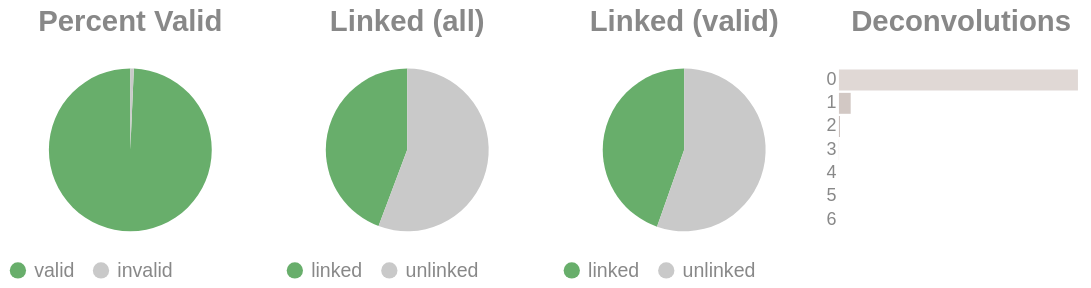

Source (notebook cell):
### Code cell
if SKIPLR:
    pass
else:
    clash = Counter()
    for i in valids['molecule'].to_list():
        _mol = i.split("-")
        if len(_mol) == 1:
            clash.update('0')
        else:
            clash.update(_mol[-1])

    _d = {"deconvolutions": [], 'count': []}
    for k,v in clash.items():
        _d['deconvolutions'].append(k)
        _d['count'].append(v)

    tot_valid = valids['reads'].sum()
    mask = valids['reads'] >= 2
    n_linked_reads = valids.filter(mask)['reads'].sum()
    if n_linked_reads == 0:
        print_html("No linked molecules (>=2 reads) were detected; skipping linked-only distributions.")
        SKIPLR = True
    else:
        perc_valid = round(tot_valid / n_reads, 4)
        linked_perc_abs = round(n_linked_reads / n_reads, 4)
        linked_perc = round(n_linked_reads / tot_valid, 4)

    _valid = pl.DataFrame({"valids": ['valid', 'invalid'], "count": [tot_valid, n_reads - tot_valid]})
    _linked_abs = pl.DataFrame({"linked (absolute)": ['linked', 'unlinked'], "count": [n_linked_reads, n_reads - n_linked_reads]})
    _linked_rel = pl.DataFrame({"linked (valids)": ['linked', 'unlinked'], "count": [n_linked_reads, tot_valid - n_linked_reads]})

    (
        alt.hconcat(
            piechart(_valid, goodval = 'valid', title = "Percent Valid"),
            piechart(_linked_abs, goodval = "linked", title =  "Linked (all)"),
            piechart(_linked_rel, goodval = "linked", title =  "Linked (valid)"),
            convolutionbar(pl.DataFrame(_d), title = "Deconvolutions"),
            center = True,
            bounds = 'flush'
        )
        .resolve_scale(color='independent')
        .resolve_legend('independent')
        .properties(usermeta={'embedOptions': {"actions": False}})
    ).display()

### Figure 1 — Vega-Lite specification as saved in the notebook (floating-point values rounded to 4 significant figures)
{"width": "container", "height": 400, "config": {"title": {"anchor": "start", "dy": -15, "fontSize": 18, "color": "#888888", "subtitleColor": "#888888", "subtitleFontSize": 14}, "arc": {"fill": "#0072B2"}, "axis": {"domainColor": "#888888", "domainWidth": 0.5, "gridWidth": 0.2, "grid": false, "titleFontWeight": 400, "titleFontSize": 15, "labelFontSize": 11, "labelColor": "#888888", "tickColor": "#888888", "tickWidth": 0.2, "titleColor": "#888888"}, "axisBand": {"grid": false}, "axisX": {"grid": true, "tickSize": 10, "domainCap": "round"}, "axisY": {"domain": false, "grid": true, "tickSize": 0, "domainCap": "round"}, "background": "transparent", "header": {"labelFontSize": 15, "labelColor": "#888888", "titleFontSize": 15, "titleFontWeight": 600, "titleColor": "#888888"}, "legend": {"labelFont": "sans-serif", "labelFontSize": 12, "labelColor": "#888888", "symbolSize": 100, "symbolType": "circle", "titleFontSize": 12, "titlePadding": 10, "titleColor": "#888888", "title": null}, "range": {"category": ["#E69F00", "#56B4E9", "#009E73", "#F0E442", "#0072B2", "#D55E00", "#CC79A7", "#000000"], "diverging": ["#cfe8f3", "#a2d4ec", "#73bfe2", "#46abdb", "#1696d2", "#12719e"]}, "area": {"fill": "#0072B2", "fillOpacity": 0.7, "line": true, "strokeOpacity": 0.7}, "line": {"color": "#0072B2", "stroke": "#0072B2", "strokeWidth": 2}, "trail": {"color": "#0072B2", "stroke": "#0072B2", "strokeWidth": 0, "size": 1}, "point": {"filled": true, "fillOpacity": 1.0, "size": 95}, "text": {"color": "#888888", "fontSize": 11, "align": "right", "fontWeight": 400, "size": 11}, "bar": {"fill": "#0072B2", "stroke": null}, "view": {"stroke": null, "continuousWidth": 660, "continuousHeight": 400}}, "hconcat": [{"data": {"name": "data-57e9013467c5eff73d90100dc6033971"}, "mark": {"type": "arc"}, "encoding": {"color": {"field": "valids", "legend": {"orient": "bottom", "title": null}, "scale": {"domain": ["valid", "invalid"], "range": ["#68ae6b", "#C9C9C9"]}, "title": "Valids", "type": "nominal"}, "theta": {"field": "count", "type": "quantitative"}, "tooltip": [{"field": "valids", "title": "Valids", "type": "ordinal"}, {"field": "percent", "format": ".2%", "title": "Percent", "type": "quantitative"}, {"field": "count", "title": "Count", "type": "quantitative"}]}, "height": 100, "title": {"text": "Percent Valid", "align": "center", "anchor": "middle"}, "transform": [{"calculate": "datum.count / 10021057", "as": "percent"}], "width": 150}, {"data": {"name": "data-7653142079727205ff43f82c7e9674ce"}, "mark": {"type": "arc"}, "encoding": {"color": {"field": "linked (absolute)", "legend": {"orient": "bottom", "title": null}, "scale": {"domain": ["linked", "unlinked"], "range": ["#68ae6b", "#C9C9C9"]}, "title": "Linked (Absolute)", "type": "nominal"}, "theta": {"field": "count", "type": "quantitative"}, "tooltip": [{"field": "linked (absolute)", "title": "Linked (Absolute)", "type": "ordinal"}, {"field": "percent", "format": ".2%", "title": "Percent", "type": "quantitative"}, {"field": "count", "title": "Count", "type": "quantitative"}]}, "height": 100, "title": {"text": "Linked (all)", "align": "center", "anchor": "middle"}, "transform": [{"calculate": "datum.count / 10021057", "as": "percent"}], "width": 150}, {"data": {"name": "data-67584a6f188862613988f4869065b1fe"}, "mark": {"type": "arc"}, "encoding": {"color": {"field": "linked (valids)", "legend": {"orient": "bottom", "title": null}, "scale": {"domain": ["linked", "unlinked"], "range": ["#68ae6b", "#C9C9C9"]}, "title": "Linked (Valids)", "type": "nominal"}, "theta": {"field": "count", "type": "quantitative"}, "tooltip": [{"field": "linked (valids)", "title": "Linked (Valids)", "type": "ordinal"}, {"field": "percent", "format": ".2%", "title": "Percent", "type": "quantitative"}, {"field": "count", "title": "Count", "type": "quantitative"}]}, "height": 100, "title": {"text": "Linked (valid)", "align": "center", "anchor": "middle"}, "transform": [{"calculate": "datum.count / 9951762", "as": "percent"}], "width": 150}, {"data": {"name": "data-77f3c8100ae5f8b6febb925dadd173c0"}, "mark": {"type": "bar"}, "encoding": {"color": {"field": "deconvolutions", "legend": null, "scale": {"scheme": "lightgreyred"}, "type": "nominal"}, "tooltip": [{"field": "deconvolutions", "title": "Deconvolutions", "type": "ordinal"}, {"field": "percent", "format": ".2%", "title": "Percent", "type": "quantitative"}, {"field": "count", "title": "Count", "type": "quantitative"}], "x": {"axis": null, "field": "count", "type": "quantitative"}, "y": {"field": "deconvolutions", "sort": "ascending", "title": null, "type": "nominal"}}, "height": 100, "title": {"text": "Deconvolutions", "align": "center", "anchor": "middle"}, "transform": [{"calculate": "datum.count / 7213494", "as": "percent"}], "width": 150}], "bounds": "flush", "center": true, "resolve": {"legend": {"angle": "independent"}, "scale": {"color": "independent"}}, "usermeta": {"embedOptions": {"actions": false}}, "$schema": "https://vega.github.io/schema/vega-lite/v6.1.0.json", "datasets": {"data-57e9013467c5eff73d90100dc6033971": [{"valids": "valid", "count": 9951762}, {"valids": "invalid", "count": 69295}], "data-7653142079727205ff43f82c7e9674ce": [{"linked (absolute)": "linked", "count": 4436860}, {"linked (absolute)": "unlinked", "count": 5584197}], "data-67584a6f188862613988f4869065b1fe": [{"linked (valids)": "linked", "count": 4436860}, {"linked (valids)": "unlinked", "count": 5514902}], "data-77f3c8100ae5f8b6febb925dadd173c0": [{"deconvolutions": "0", "count": 6846965}, {"deconvolutions": "1", "count": 336917}, {"deconvolutions": "2", "count": 26672}, {"deconvolutions": "3", "count": 2603}, {"deconvolutions": "4", "count": 285}, {"deconvolutions": "5", "count": 44}, {"deconvolutions": "6", "count": 8}]}}
